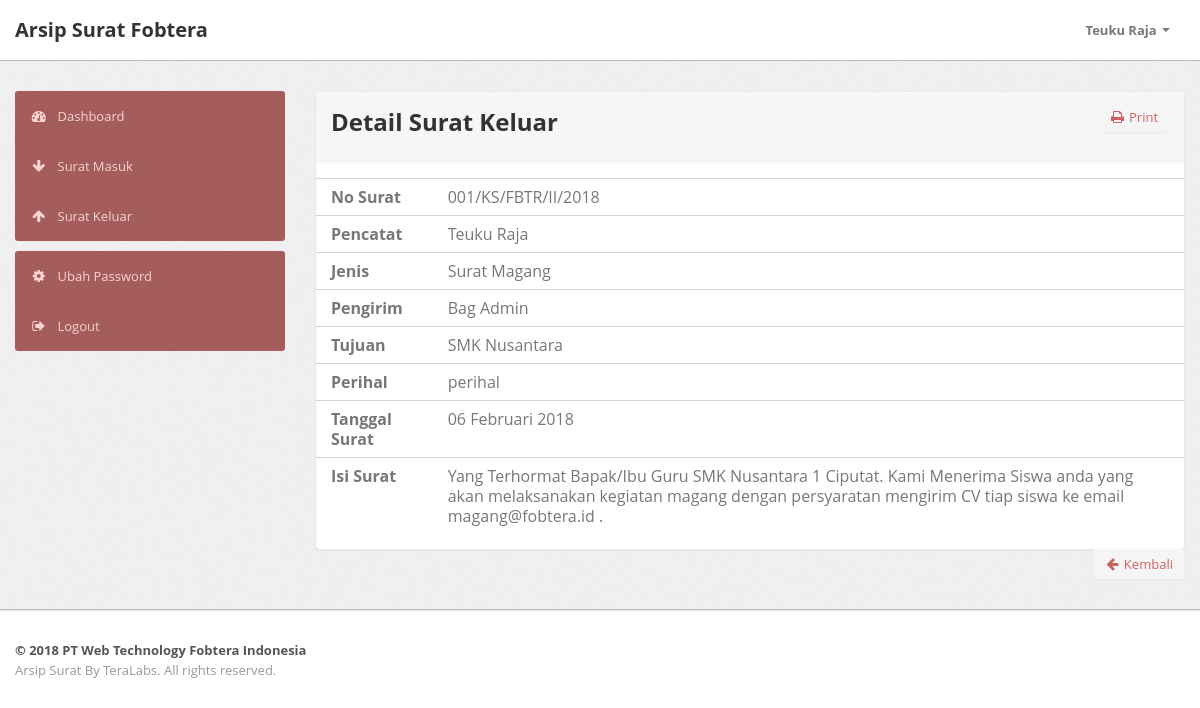
Page /proses/detail_outbox.php?id=6100001 (signed in) on the committed database.
### tables this page shows
CREATE TABLE IF NOT EXISTS `outbox` (
  `id_surat` int(7) NOT NULL AUTO_INCREMENT,
  `id_user` int(5) NOT NULL,
  `jenis` varchar(50) NOT NULL,
  `tanggal` date NOT NULL,
  `no_surat` varchar(50) NOT NULL,
  `pengirim` varchar(50) NOT NULL,
  `tujuan` varchar(50) NOT NULL,
  `perihal` varchar(50) NOT NULL,
  `isi` text NOT NULL,
  PRIMARY KEY (`id_surat`),
  KEY `id_user` (`id_user`)
);

CREATE TABLE IF NOT EXISTS `user` (
  `id_user` int(5) NOT NULL AUTO_INCREMENT,
  `nama` varchar(50) NOT NULL,
  `username` varchar(30) NOT NULL,
  `password` varchar(50) NOT NULL,
  `akses` enum('0','1','2') DEFAULT NULL,
  PRIMARY KEY (`id_user`)
);

### proses/detail_outbox.php (the view, shortened to what this page needs)
<?php
include "../include/config.php";
if(isset($_GET['id'])){
	$id_surat 	= $_GET['id'];
	$query 		= mysql_query ("select * from outbox where id_surat='$id_surat'",$connect);
	$data 		= mysql_fetch_array ($query);
}
$titlepage = "Detail Surat Keluar";
include "../include/header.php";
?>
        <div class="wrapper">
            <div class="container">
                <div class="row">
				<?php include "../include/menu.php";?>
                     <div class="span9">
                        <div class="content">
                            <div class="module">
                                <div class="module-head">
								<a target="_blank" href="print.php?id=<?php echo $id_surat;?>" class="btn btn-module pull-right"><i class="icon-print"></i> Print</a>
                                    <h2><?php echo $titlepage;?> </h2>
                                </div>
                                <div class="module-body table">
                                    <table class="table" width="100%">
                                        <tbody>
                                            <tr>
                                                <th>No Surat</th>
												<td><?php echo $data['no_surat'];?></td>
                                            </tr>
											<tr>
                                                <th>Pencatat</th>
												<td><?php $cek= mysql_query("select * from user where id_user='$data[id_user]'"); $pencatat = mysql_fetch_array($cek); echo $pencatat['nama']; ?></td>
                                            </tr>
											<tr>
                                                <th>Jenis</th>
												<td><?php echo $data['jenis'];?></td>
                                            </tr>
											<tr>
                                                <th>Pengirim</th>
												<td><?php echo $data['pengirim'];?></td>
                                            </tr>
											<tr>
                                                <th>Tujuan</th>
												<td><?php echo $data['tujuan'];?></td>
                                            </tr>
											<tr>
                                                <th>Perihal</th>
												<td><?php echo $data['perihal'];?></td>
                                            </tr>
											<tr>
                                                <th>Tanggal Surat</th>
												<td><?php echo dateIndo($data['tanggal']);?></td>
                                            </tr>
											<tr>
                                                <th>Isi Surat</th>
												<td><?php echo $data['isi'];?></td>
                                            </tr>
                                        </tbody>
									</table>
								</div>
								<a href="../outbox.php" class="btn btn-module pull-right"><i class="icon-arrow-left"></i> Kembali</a>
							</div>
                        </div>
                    </div>
                </div>
            </div>
        </div>
<?php include "../include/footer.php";?>

### assets/css/theme.css (style rules this page uses)
body { font-size: 13px; font-family: 'Open Sans', Arial, sans-serif; background: #fff; color: #777 }
h1, h2, h3, h4, h5, h6 { color: #333; margin-top: 0 }
h2 { font-size: 24px }
.wrapper { background: url(../images/bg.png) #eee; border-bottom: 1px solid #bbb; -webkit-box-shadow: 0 1px 2px rgba(0,0,0,0.1); -moz-box-shadow: 0 1px 2px rgba(0,0,0,0.1); box-shadow: 0 1px 2px rgba(0,0,0,0.1); padding: 30px 0; min-height: 435px; }
.btn-module { color: #ca615f; }
body [class^="icon-"], body [class*=" icon-"] { font-size: 14px; line-height: 20px; height: 20px }
.module { background: #fff; -webkit-border-radius: 3px; -moz-border-radius: 3px; border-radius: 3px; border: 1px solid #ccc; border-bottom-color: #bbb; -webkit-box-shadow: 0 0 1px rgba(0,0,0,0.2); -moz-box-shadow: 0 0 1px rgba(0,0,0,0.2); box-shadow: 0 0 1px rgba(0,0,0,0.2); margin-bottom: 30px }
.btn, .btn-box { -webkit-border-radius: 3px; -moz-border-radius: 3px; border-radius: 3px }
.btn [class^="icon-"], .btn-box [class^="icon-"], .btn [class*=" icon-"], .btn-box [class*=" icon-"] { min-width: 16px; text-align: center; display: inline-block!important }
.btn { font-size: 13px; font-weight: 600 }
.btn { display: inline-block; margin-bottom: 0; font-weight: 400; text-align: center; vertical-align: middle; cursor: pointer; background-image: none; border: 1px solid transparent; white-space: nowrap; padding: 4px 10px; font-size: 13px; line-height: 1.42857; border-radius: 4px; -webkit-user-select: none; -moz-user-select: none; -ms-user-select: none; user-select: none }
.table { margin-bottom: 0 }
.table th, .table td { border-color: #d5d5d5!important }
.module { box-shadow: 0 0 3px rgba(0,0,0,.1); border-color: #e9e9e9; margin-bottom: 20px; background-color: #fff; border-radius: 4px; -webkit-box-shadow: 0 1px 1px rgba(0,0,0,.05); box-shadow: 0 1px 1px rgba(0,0,0,.05); }
.module-head { color: #767676; background-color: #f6f6f6; border-color: #e9e9e9; padding: 10px 15px; border-bottom: 1px solid transparent; border-top-right-radius: 3px; border-top-left-radius: 3px; }
.module-body { padding: 15px }
.module-body.table { padding: 15px 0 }
.module-body.table .table th, .module-body.table .table td { padding-left: 15px; padding-right: 15px }

### rows in the picture
outbox: no_surat "001/KS/FBTR/II/2018", jenis "Surat Magang", pengirim "Bag Admin", tujuan "SMK Nusantara", perihal "perihal", tanggal "06 Februari 2018", isi "Yang Terhormat Bapak/Ibu Guru SMK Nusantara 1 Ciputat. Kami Menerima Siswa anda yang akan melaksanakan kegiatan magang dengan persyaratan mengirim CV tiap siswa ke email magang@fobtera.id ."
user: nama "Teuku Raja"

### other values in the picture
$company_short_name "Fobtera"
$namausr "Teuku Raja"
$titlepage "Detail Surat Keluar"
$build_year "2018"
$company_name "PT Web Technology Fobtera Indonesia"
